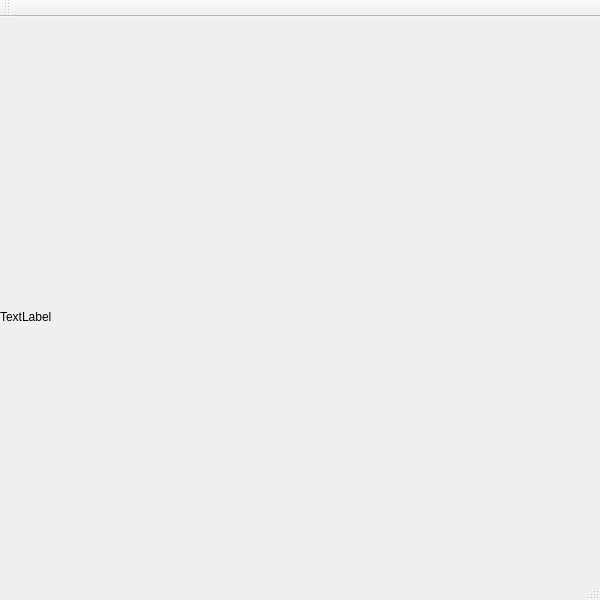
<?xml version="1.0" encoding="UTF-8"?>
<ui version="4.0">
 <class>MainWindow</class>
 <widget class="QMainWindow" name="MainWindow">
  <property name="geometry">
   <rect>
    <x>0</x>
    <y>0</y>
    <width>600</width>
    <height>600</height>
   </rect>
  </property>
  <property name="windowTitle">
   <string>MainWindow</string>
  </property>
  <widget class="QWidget" name="centralWidget">
   <widget class="QLabel" name="label">
    <property name="geometry">
     <rect>
      <x>0</x>
      <y>0</y>
      <width>600</width>
      <height>600</height>
     </rect>
    </property>
    <property name="text">
     <string>TextLabel</string>
    </property>
   </widget>
  </widget>
  <widget class="QMenuBar" name="menuBar">
   <property name="geometry">
    <rect>
     <x>0</x>
     <y>0</y>
     <width>600</width>
     <height>27</height>
    </rect>
   </property>
  </widget>
  <widget class="QToolBar" name="mainToolBar">
   <attribute name="toolBarArea">
    <enum>TopToolBarArea</enum>
   </attribute>
   <attribute name="toolBarBreak">
    <bool>false</bool>
   </attribute>
  </widget>
  <widget class="QStatusBar" name="statusBar"/>
 </widget>
 <layoutdefault spacing="6" margin="11"/>
 <resources/>
 <connections/>
</ui>
